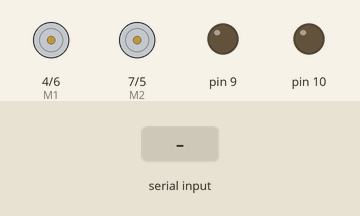
Bench run of a sketch on a simulated Arduino Uno, built with avr-gcc and run on an emulated ATmega328P. Parts: direction and speed pins drawn as motors (green arrow = direction pin HIGH = forward, orange = LOW = backward, longer = more drive), output pins drawn as LEDs (lit = HIGH). Inputs (shaded band) come from the test bench.

Above: at 1.2 s.
1.3 s: byte 30 received over Serial
At 1.9 s:
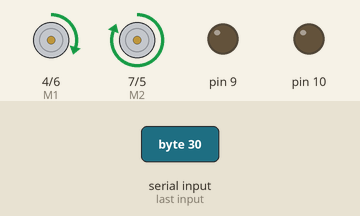
2.8 s: byte 120 received over Serial
At 4.2 s:
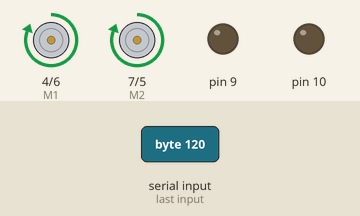
Timing chart, 0 to 5.8 s (numbered marks = the images above; inputs shaded):
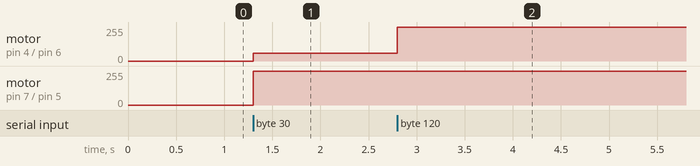

Measured:
- after the input at 1.3 s, motor on pin 4 (M1) / pin 6 (E1): stopped → forward 60/255 at once; motor on pin 7 (M2) / pin 5 (E2): stopped → forward 255/255 at once
- after the input at 2.8 s, motor on pin 4 (M1) / pin 6 (E1): forward 60/255 → forward 255/255 at once

The sketch:

car_cam.ino
```cpp
int posX = 256;
int time_waiting=0;
long previous_millis=0;
long stop_millis=0;
long start_millis=0;
long interval=1000; // this value is how long we want the program to wait while the distance forward is less than 150, can change
int distance_forward=0;
int distance_left=0;
int distance_right=0;
int wall_diagonal_left=100; //this value is how far away the wall should be to the left
int turning_interval=1000; // this value is how long we want the side sensors to sense a large value before turning
int turning_millis=0;
int turning_millis2=0;
int first_turn_counter=0;
int straight_counter=0;
int motor_turn_pwm=60; // this value will change how sharp of a corner the rover makes min=0 max=255

int E1 = 6;     //M1 Speed Control
int E2 = 5;     //M2 Speed Control
int M1 = 4;    //M1 Direction Control
int M2 = 7;    //M2 Direction Control


void setup(){
  pinMode(5,OUTPUT);
  pinMode(6,OUTPUT);
  pinMode(7,OUTPUT);
  pinMode(4,OUTPUT);
  pinMode(9,OUTPUT);
  pinMode(10,OUTPUT);
  pinMode(A0,INPUT);
  pinMode(A1,INPUT);
  digitalWrite(5,LOW);
  digitalWrite(6,LOW);
  digitalWrite(9,LOW);
  digitalWrite(10,LOW);

  //Start Serial
  Serial.begin(9600);

  //delay(2000);
}

double sense(int sensor_number){
  double result=0;
  if(sensor_number==1){ // FRONT SENSOR
    digitalWrite(9,HIGH);
    delayMicroseconds(20);
    digitalWrite(9,LOW);
    result=analogRead(A0);
    return result;
  }
  if(sensor_number==2){ // LEFT SENSOR
    digitalWrite(10,HIGH);
    delayMicroseconds(20);
    digitalWrite(10,LOW);
    result=analogRead(A1);
    return result;
  }
  if(sensor_number==3){
    // for future addition of an additional right sensor
  }
}

void stop_car(void)                    //Stop
{
  digitalWrite(E1,LOW);
  digitalWrite(E2,LOW);
  digitalWrite(M1,LOW);
  digitalWrite(M2,LOW);
}

void advance()          //Move forward
{
  analogWrite (E1,255);      //PWM Speed Control
  digitalWrite(M1,HIGH);
  analogWrite (E2,255);
  digitalWrite(M2,HIGH);
}
void back_off ()          //Move backward
{
  analogWrite (E1,255);
  digitalWrite(M1,LOW);
  analogWrite (E2,255);
  digitalWrite(M2,LOW);
}
void turn_L ()             //Turn Left
{
  analogWrite (E1,motor_turn_pwm);
  digitalWrite(M1,HIGH);
  analogWrite (E2,255);
  digitalWrite(M2,HIGH);
}
void turn_R ()             //Turn Right
{
  analogWrite (E1,255);
  digitalWrite(M1,HIGH);
  analogWrite (E2,motor_turn_pwm);
  digitalWrite(M2,HIGH);
}
void rotate_R () {
  analogWrite (E1,255);
  digitalWrite(M1,LOW);
  analogWrite (E2,255);
  digitalWrite(M2,HIGH);
  delay(500);
}


void loop(){

  if(Serial.available() > 0){
      posX = Serial.read();
  }

  if(posX < 114){
      turn_L();
  }
  else if(posX > 114 && posX < 142){
      advance();
  }
  else if(posX > 143 && posX < 255){
      turn_R();
  }
  else{
      stop_car();
  }

  //The sonic sensor control loop will be re-integrated after the camera is worked out
  /*distance_forward=sense(1);
  distance_left=sense(2);

  if(distance_forward < 50){ //150 here is the distance in cm we want to allow for the thing to stop before
    while(distance_forward < 50) {
      stop_car();
      rotate_R();
      distance_forward=sense(1);
    }
  }
  else {
     if(distance_left < 80){
      turn_R();
     }
     else if(distance_left > 100) {
      turn_L();
     }
     else {
      advance();
     }
  }
 */

}
```
